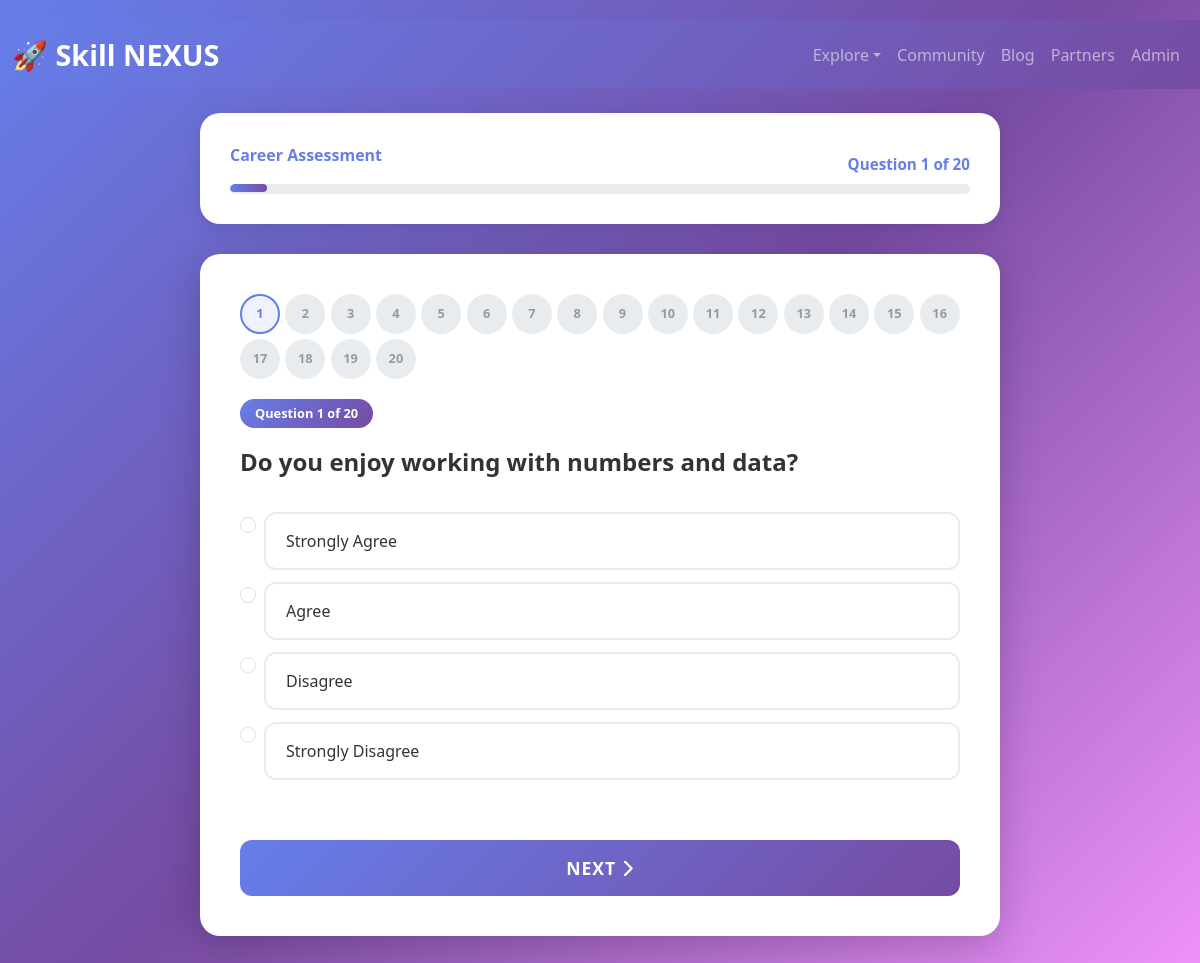
Page /career/test.php on the committed database.
### tables this page shows
CREATE TABLE `questions` (
  `id` INT UNSIGNED NOT NULL AUTO_INCREMENT,
  `question_text` TEXT NOT NULL,
  `question_type` VARCHAR(50) DEFAULT 'multiple_choice',
  `category` VARCHAR(100),
  `sequence` INT NOT NULL,
  `is_active` BOOLEAN DEFAULT TRUE,
  `created_at` TIMESTAMP NOT NULL DEFAULT CURRENT_TIMESTAMP,
  `updated_at` TIMESTAMP NOT NULL DEFAULT CURRENT_TIMESTAMP ON UPDATE CURRENT_TIMESTAMP,
  PRIMARY KEY (`id`),
  UNIQUE KEY `unique_sequence` (`sequence`)
);

CREATE TABLE `question_options` (
  `id` INT UNSIGNED NOT NULL AUTO_INCREMENT,
  `question_id` INT UNSIGNED NOT NULL,
  `option_text` VARCHAR(255) NOT NULL,
  `option_value` INT NOT NULL,
  `sequence` INT,
  `created_at` TIMESTAMP NOT NULL DEFAULT CURRENT_TIMESTAMP,
  PRIMARY KEY (`id`),
  INDEX (`question_id`),
  CONSTRAINT `fk_question_options_question` FOREIGN KEY (`question_id`) REFERENCES `questions` (`id`) ON DELETE CASCADE ON UPDATE CASCADE
);

### career/test.php (the view, shortened to what this page needs)
<?php
include __DIR__ . '/../config.php';
$questions = [];
try {
  $questions = getQuestions($pdo);
} catch (Exception $ex) {
  $error_message = "Error loading questions: " . $ex->getMessage();
  error_log("Test.php error: " . $ex->getMessage());
}
?>
<!DOCTYPE html>
<html lang="en">
<head>
  <link href="https://cdn.jsdelivr.net/npm/bootstrap@5.3.2/dist/css/bootstrap.min.css" rel="stylesheet">
  <link rel="stylesheet" href="https://cdnjs.cloudflare.com/ajax/libs/font-awesome/6.4.0/css/all.min.css">
</head>
<body>
  <div class="test-container py-4">
    <div class="progress-section">
      <div class="d-flex justify-content-between mb-2">
        <span style="color: #667eea; font-weight: 600;">Career Assessment</span>
        <span id="progress-text" class="progress-text">Question 1 of <?= count($questions) ?></span>
      </div>
      <div class="progress" style="height: 10px; border-radius: 10px; overflow: hidden;">
        <div id="progress-bar" class="progress-bar" role="progressbar"
          style="width: 5%; background: linear-gradient(90deg, #667eea, #764ba2);"></div>
      </div>
    </div>
    <form method="POST" id="test-form">
      <div class="test-card">
        <div class="question-indicator">
          <?php for ($i = 1; $i <= count($questions); $i++): ?>
            <button type="button" class="indicator-dot" data-question="<?= $i ?>" onclick="goToQuestion(<?= $i ?>)">
              <?= $i ?>
            </button>
          <?php endfor; ?>
        </div>
        <?php foreach ($questions as $index => $question):
          $questionNum = $index + 1;
          $options = getQuestionOptions($pdo, $question['id']);
          ?>
          <div class="question-container" data-question="<?= $questionNum ?>"
            style="display: <?= $questionNum === 1 ? 'block' : 'none' ?>;">
            <span class="question-number">Question <?= $questionNum ?> of <?= count($questions) ?></span>
            <h3 class="question-text"><?= e($question['question_text']) ?></h3>
            <div id="options-<?= $question['id'] ?>">
              <?php foreach ($options as $option): ?>
                <div class="form-check">
                  <input type="radio" name="answers[<?= $question['id'] ?>]" value="<?= $option['option_value'] ?>"
                    id="option-<?= $option['id'] ?>" class="form-check-input" onchange="updateIndicators()">
                  <label class="option-label" for="option-<?= $option['id'] ?>">
                    <?= e($option['option_text']) ?>
                  </label>
                </div>
              <?php endforeach; ?>
            </div>
          </div>
        <?php endforeach; ?>
        <div class="controls">
          <button type="button" class="btn btn-next" id="btn-next" onclick="nextQuestion()">
            Next <i class="fas fa-chevron-right"></i>
          </button>
        </div>
      </div>
    </form>
  </div>
</body>
</html>

### career/test.php (style rules this page uses)
* { margin: 0; padding: 0; box-sizing: border-box; }
body { font-family: 'Segoe UI', Tahoma, Geneva, Verdana, sans-serif; background: linear-gradient(135deg, #667eea 0%, #764ba2 50%, #f093fb 100%); min-height: 100vh; padding: 20px 0; }
.test-container { max-width: 800px; margin: 0 auto; }
.progress-section { background: white; padding: 30px; border-radius: 20px; margin-bottom: 30px; box-shadow: 0 5px 20px rgba(0, 0, 0, 0.1); }
.progress-bar { height: 8px; border-radius: 10px; background: linear-gradient(90deg, #667eea, #764ba2, #f093fb); }
.progress-text { font-size: 0.95rem; color: #667eea; font-weight: 600; margin-top: 10px; }
.test-card { background: white; padding: 40px; border-radius: 20px; box-shadow: 0 10px 40px rgba(0, 0, 0, 0.2); }
.question-number { display: inline-block; background: linear-gradient(135deg, #667eea, #764ba2); color: white; padding: 5px 15px; border-radius: 20px; font-size: 0.8rem; font-weight: 700; margin-bottom: 15px; }
.question-text { font-size: 1.5rem; font-weight: 700; color: #333; margin-bottom: 30px; line-height: 1.6; }
.option-label { display: block; padding: 15px 20px; margin-bottom: 12px; border: 2px solid #e9ecef; border-radius: 12px; cursor: pointer; transition: all 0.3s ease; font-size: 1rem; color: #333; font-weight: 500; }
input[type="radio"] { cursor: pointer; }
.form-check { margin-bottom: 0; }
.form-check input { margin-top: 5px; }
.btn-next { width: 100%; padding: 15px; font-size: 1.1rem; font-weight: 600; background: linear-gradient(135deg, #667eea, #764ba2); border: none; border-radius: 12px; color: white; transition: all 0.3s ease; margin-top: 30px; text-transform: uppercase; letter-spacing: 1px; }
.controls { display: flex; gap: 10px; margin-top: 30px; }
.question-indicator { display: grid; grid-template-columns: repeat(auto-fit, minmax(40px, 1fr)); gap: 5px; margin-bottom: 20px; }
.indicator-dot { width: 40px; height: 40px; border-radius: 50%; background: #e9ecef; border: 2px solid transparent; display: flex; align-items: center; justify-content: center; cursor: pointer; font-size: 0.8rem; font-weight: 600; transition: all 0.3s ease; color: #999; }
.indicator-dot.current { border-color: #667eea; background: rgba(102, 126, 234, 0.1); color: #667eea; font-weight: 700; }

### rows in the picture
questions: questionNum "1", count($questions) "20", question_text "Do you enjoy working with numbers and data?"
question_options: option_text "Strongly Agree"
question_options: option_text "Agree"
question_options: option_text "Disagree"
question_options: option_text "Strongly Disagree"
